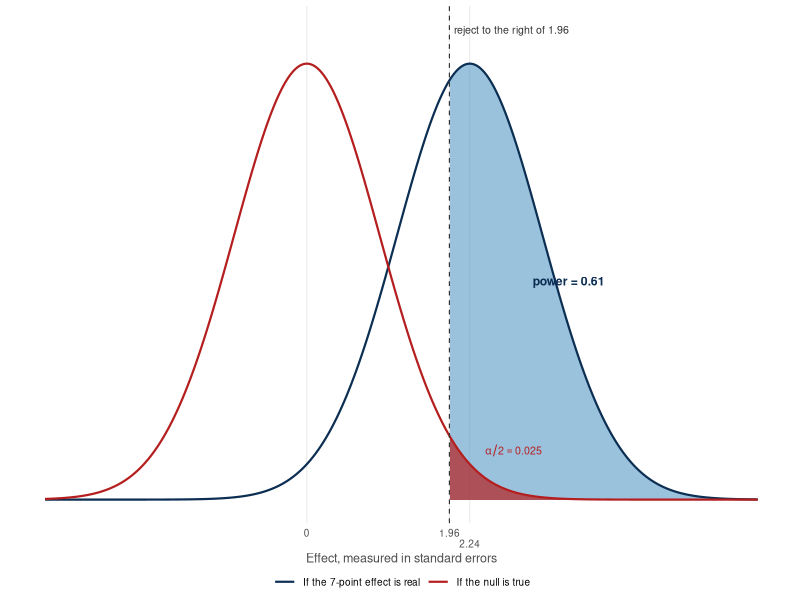
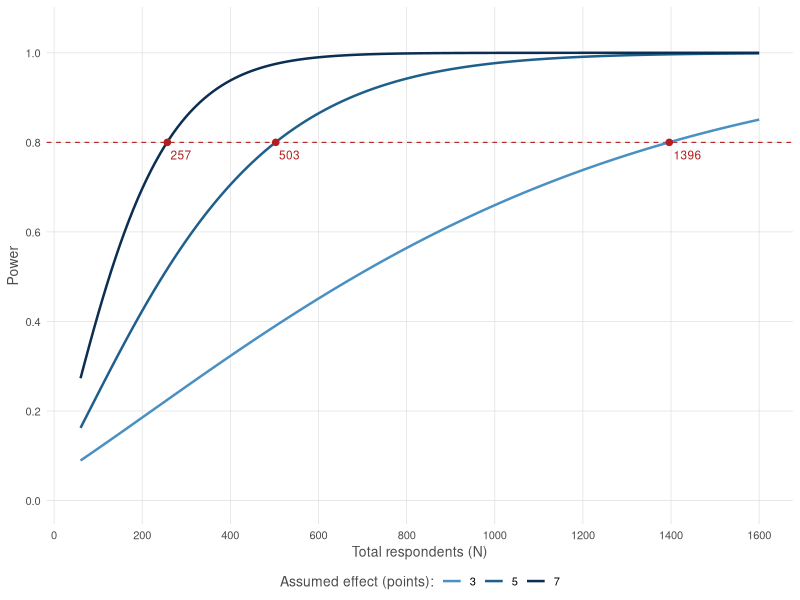
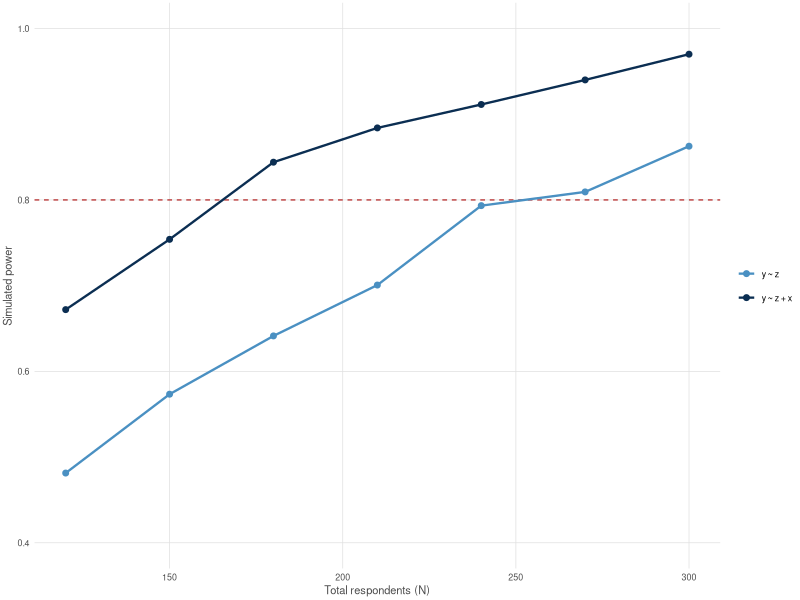

Write the R code that produced these figures, in order.
# =============================================================================
# Statistical Power --- workshop code (R)
# Yale Library | StatLab
#
# Every code block from presentation/R/statistical-power-r.qmd, in slide order.
# Runnable top to bottom:  Rscript scripts/power-analysis.R
# =============================================================================

library(ggplot2)


# -----------------------------------------------------------------------------
# What Power Looks Like
# -----------------------------------------------------------------------------
cv <- qnorm(0.975)
zz <- seq(-3.6, 6.2, length.out = 700)
dd <- rbind(
  data.frame(z = zz, y = dnorm(zz, 0),    curve = "If the null is true"),
  data.frame(z = zz, y = dnorm(zz, 2.24), curve = "If the 7-point effect is real"))

power_picture <- ggplot(dd, aes(z, y)) +
  geom_area(data = subset(dd, curve != "If the null is true" & z >= cv),
            fill = "#4A90C2", alpha = 0.55) +
  geom_area(data = subset(dd, curve == "If the null is true" & z >= cv),
            fill = "#B41E1E", alpha = 0.70) +
  geom_line(aes(colour = curve), linewidth = 0.75) +
  geom_vline(xintercept = cv, colour = "grey20", linewidth = 0.4, linetype = "dashed") +
  annotate("text", x = 3.6, y = 0.20, label = "power = 0.61",
           colour = "#0B2E52", size = 3.1, fontface = "bold") +
  annotate("text", x = 2.45, y = 0.045, label = "alpha/2 == 0.025", parse = TRUE,
           colour = "#B41E1E", size = 2.7, hjust = 0) +
  annotate("text", x = cv, y = 0.43, label = "reject to the right of 1.96",
           colour = "grey20", size = 2.7, hjust = -0.04) +
  scale_colour_manual(values = c("If the null is true" = "#B41E1E",
                                 "If the 7-point effect is real" = "#0B2E52"),
                      name = NULL) +
  # 1.96 and 2.24 nearly collide on the axis; drop the second label a row
  scale_x_continuous(breaks = c(0, cv, 2.24), labels = c("0", "1.96", "\n2.24")) +
  labs(x = "Effect, measured in standard errors", y = NULL) +
  theme_minimal(base_size = 9) +
  theme(panel.grid.minor = element_blank(),
        panel.grid.major.y = element_blank(),
        panel.grid.major.x = element_line(linewidth = 0.25, colour = "grey88"),
        axis.text.y = element_blank(),
        axis.title = element_text(colour = "grey30"),
        legend.position = "bottom", legend.margin = margin(t = -6))

print(power_picture)


# -----------------------------------------------------------------------------
# The Formula, in Code
#
#   power = Phi( |mu_t - mu_c| * sqrt(N) / (2 * sigma)  -  Phi^-1(1 - alpha/2) )
#
#   Phi = pnorm        Phi^-1 = qnorm
# -----------------------------------------------------------------------------
power_calc <- function(mu_t, mu_c, sigma, N, alpha = 0.05) {
  z  <- abs(mu_t - mu_c) * sqrt(N) / (2 * sigma)
  cv <- qnorm(1 - alpha / 2)
  pnorm(z - cv) + pnorm(-z - cv)     # both rejection tails
}

# The running example: 164 respondents, a 7-point effect, sigma = 20.
cat("\n-- running example --\n")
print(power_calc(mu_t = 57, mu_c = 50, sigma = 20, N = 164))   # 0.6107


# -----------------------------------------------------------------------------
# Power Across a Range of N
# -----------------------------------------------------------------------------
grid <- expand.grid(N     = seq(60, 1600, by = 10),
                    delta = c(3, 5, 7))

grid$power <- power_calc(mu_t  = 50 + grid$delta,
                         mu_c  = 50,
                         sigma = 20,
                         N     = grid$N)

cat("\n-- sweep, first rows --\n")
print(head(grid, 3))


# -----------------------------------------------------------------------------
# How Many Respondents Do We Need?
# -----------------------------------------------------------------------------
grid$delta <- factor(grid$delta, levels = c(3, 5, 7))
nstar <- data.frame(delta = factor(c(3, 5, 7), levels = c(3, 5, 7)))
nstar$N <- ceiling((2 * 20 * (qnorm(0.975) + qnorm(0.80)) / c(3, 5, 7))^2)
nstar$power <- 0.80
ramp <- c("3" = "#4A90C2", "5" = "#1F5F8B", "7" = "#0B2E52")

sweep_plot <- ggplot(grid, aes(N, power, colour = delta)) +
  geom_hline(yintercept = 0.80, linetype = "dashed",
             colour = "#B41E1E", linewidth = 0.4) +
  geom_line(linewidth = 0.85) +
  geom_point(data = nstar, size = 1.9, colour = "#B41E1E") +
  geom_text(data = nstar, aes(label = N), vjust = 1.9, hjust = -0.15,
            size = 3, colour = "#B41E1E", show.legend = FALSE) +
  scale_colour_manual(values = ramp, name = "Assumed effect (points):") +
  scale_y_continuous(limits = c(0, 1.05), breaks = seq(0, 1, 0.2)) +
  scale_x_continuous(breaks = seq(0, 1600, 200)) +
  labs(x = "Total respondents (N)", y = "Power") +
  theme_minimal(base_size = 10) +
  theme(panel.grid.minor = element_blank(),
        panel.grid.major = element_line(linewidth = 0.25, colour = "grey88"),
        axis.title = element_text(colour = "grey30"),
        legend.position = "bottom", legend.margin = margin(t = -4),
        legend.key.width = unit(16, "pt"),
        legend.title = element_text(colour = "grey30"))

print(sweep_plot)

cat("\n-- N needed for 80% power, by assumed effect --\n")
print(nstar[, c("delta", "N")])       # 1396, 503, 257


# -----------------------------------------------------------------------------
# Your Turn: Build the Sweep  (peer-mentoring / GPA)
# -----------------------------------------------------------------------------
cat("\n-- exercise: peer mentoring --\n")
grid <- expand.grid(N     = seq(50, 1000, by = 10),
                    delta = c(0.10, 0.15, 0.20))
grid$power <- power_calc(mu_t = 3.05 + grid$delta, mu_c = 3.05,
                         sigma = 0.45, N = grid$N)

for (d in unique(grid$delta)) {
  ok <- grid$N[grid$delta == d & grid$power >= 0.80]
  cat("effect", d, "GPA points -> N =", min(ok), "\n")
}


# -----------------------------------------------------------------------------
# Anatomy of One Simulation
# -----------------------------------------------------------------------------
cat("\n-- three single studies --\n")
set.seed(3)
one_study <- function() {
  z <- sample(rep(0:1, each = 82))             # RANDOMLY assign the message
  y <- rnorm(164, mean = 50 + 7 * z, sd = 20)  # ESTIMAND: the truth is 7
  coef(summary(lm(y ~ z)))["z", 4]             # ESTIMATOR: what you run
}

print(c(study_1 = one_study(), study_2 = one_study(), study_3 = one_study()))


# -----------------------------------------------------------------------------
# Building a Monte Carlo simulation for Power
# -----------------------------------------------------------------------------
sim_power <- function(N, tau, sigma, S = 2000) {
  mean(replicate(S, {
    z <- sample(rep(0:1, length.out = N))
    y <- rnorm(N, 50 + tau * z, sigma)  # the ESTIMAND
    coef(summary(lm(y ~ z)))["z", 4]    # the ESTIMATOR
  }) < 0.05)
}

cat("\n-- simulation vs closed form --\n")
set.seed(11)
print(c(simulation = sim_power(164, 7, 20),
        formula    = power_calc(57, 50, 20, 164)))


# -----------------------------------------------------------------------------
# Branch 1: Same Estimand, Better Estimator
# -----------------------------------------------------------------------------
sim_cov <- function(adjust, N = 164, S = 2000, tau = 7) {
  mean(replicate(S, {
    z <- sample(rep(0:1, length.out = N)); x <- rnorm(N)  # x = baseline
    y <- 50 + tau * z + 12 * x + rnorm(N, 0, 16) # cor(x, y) = 0.6
    fit <- if (adjust) lm(y ~ z + x) else lm(y ~ z)
    coef(summary(fit))["z", 4]
  }) < 0.05)
}

cat("\n-- precision covariate --\n")
set.seed(11)
print(c(unadjusted = sim_cov(FALSE), adjusted = sim_cov(TRUE)))


# -----------------------------------------------------------------------------
# The Smallest Effect the Regression Can See
# -----------------------------------------------------------------------------
cat("\n-- MDE by simulation, N = 164, adjusted estimator --\n")
set.seed(5)
taus <- 5:9                                    # candidate effects, in points
pw   <- sapply(taus, function(t) sim_cov(TRUE, S = 1000, tau = t))

mde <- function(p, tau, S = 1000, target = 0.80) {   # fit, then invert
  b <- coef(glm(cbind(round(p*S), S - round(p*S)) ~ log(tau), binomial))
  exp((qlogis(target) - b[[1]]) / b[[2]])
}
print(c(setNames(round(pw, 2), taus), MDE = round(mde(pw, taus), 2)))


# -----------------------------------------------------------------------------
# What If x Is a Confounder Instead?
# -----------------------------------------------------------------------------
cat("\n-- x as confounder (z NOT randomized) --\n")
set.seed(3)
sim_obs <- function(adjust, N = 164, S = 2000) {
  out <- replicate(S, {
    x <- rnorm(N); z <- rbinom(N, 1, plogis(1.2 * x))  # z DEPENDS on x
    y <- 50 + 7 * z + 12 * x + rnorm(N, 0, 16)         # truth is still 7
    fit <- if (adjust) lm(y ~ z + x) else lm(y ~ z)
    c(coef(fit)["z"], coef(summary(fit))["z", 4]) })
  c(estimate = mean(out[1, ]), rejection = mean(out[2, ] < 0.05)) }

obs <- rbind(`y ~ z` = sim_obs(FALSE), `y ~ z + x` = sim_obs(TRUE))
print(obs)
# The unadjusted model rejects ~100% of the time, but that is NOT power:
# its estimate is centred far above the true 7.


# -----------------------------------------------------------------------------
# Branch 2: Same Study, Different Estimand
# -----------------------------------------------------------------------------
cat("\n-- ATE vs interaction --\n")
set.seed(11)
p <- replicate(2000, {
  z <- sample(rep(0:1, each = 82)); g <- rep(0:1, 82)
  y <- rnorm(164, 50 + 4 * z + 6 * z * g + 2 * g, 20)
  c(ate = coef(summary(lm(y ~ z)))["z", 4],
    int = coef(summary(lm(y ~ z * g)))["z:g", 4])
})
print(rowMeans(p < 0.05))


# -----------------------------------------------------------------------------
# Your Turn: A Scaffold   (template --- fill in and un-comment)
# -----------------------------------------------------------------------------
# one_study <- function(N) {
#   z <- sample(rep(0:1, length.out = N))  # 1. ASSIGN: randomize treatment
#
#   y <- rnorm(N, mean = ???, sd = ???)    # 2. GENERATE: your ESTIMAND
#
#   coef(summary(lm(y ~ z)))["z", 4]       # 3. ANALYSE: your ESTIMATOR
# }
#
# power_for <- function(N, S = 1000) mean(replicate(S, one_study(N)) < 0.05)
#
# sapply(seq(100, 600, by = 50), power_for)


# -----------------------------------------------------------------------------
# Appendix: Two Loops, Not One   (outer = designs, inner = draws)
# -----------------------------------------------------------------------------
# grid <- expand.grid(N = seq(120, 300, by = 30),      # OUTER
#                     adjust = c(FALSE, TRUE))
# grid$power <- mapply(function(n, a) sim_cov(a, n),   # INNER runs inside
#                      grid$N, grid$adjust)


# -----------------------------------------------------------------------------
# Appendix: Sweeping the Simulation
# -----------------------------------------------------------------------------
cat("\n-- simulated power across N --\n")
set.seed(4); Ns <- seq(120, 300, by = 30)
sweep_sim <- data.frame(N = Ns,
  unadjusted = sapply(Ns, function(n) sim_cov(FALSE, n, S = 1500)),
  adjusted   = sapply(Ns, function(n) sim_cov(TRUE,  n, S = 1500)))
print(sweep_sim)


# -----------------------------------------------------------------------------
# Appendix: Finding the Cutoff by Simulation
# -----------------------------------------------------------------------------
long <- data.frame(
  N         = rep(sweep_sim$N, 2),
  power     = c(sweep_sim$unadjusted, sweep_sim$adjusted),
  estimator = rep(c("y ~ z", "y ~ z + x"), each = nrow(sweep_sim)))

sim_plot <- ggplot(long, aes(N, power, colour = estimator)) +
  geom_hline(yintercept = 0.80, linetype = "dashed", colour = "#B41E1E",
             linewidth = 0.4) +
  geom_line(linewidth = 0.8) + geom_point(size = 1.7) +
  scale_colour_manual(values = c("y ~ z" = "#4A90C2", "y ~ z + x" = "#0B2E52"),
                      name = NULL) +
  scale_y_continuous(limits = c(0.4, 1), breaks = seq(0.4, 1, 0.2)) +
  labs(x = "Total respondents (N)", y = "Simulated power") +
  theme_minimal(base_size = 8) +
  theme(panel.grid.minor = element_blank(),
        panel.grid.major = element_line(linewidth = 0.25, colour = "grey88"),
        axis.title = element_text(colour = "grey30"),
        legend.position = "right", legend.key.width = unit(14, "pt"),
        plot.margin = margin(2, 2, 2, 2))

print(sim_plot)

# Do NOT run approx() straight over simulated power: noise makes the curve
# non-monotone, and approx() warns rather than errors. Fit a curve and invert.
cutoff <- function(p, N, S = 1500, target = 0.80) {   # fit, then invert
  b <- coef(glm(cbind(round(p*S), S - round(p*S)) ~ log(N), binomial))
  exp((qlogis(target) - b[1]) / b[2])
}

cat("\n-- N at 80% power, read off the simulation --\n")
print(round(c(adjusted   = cutoff(sweep_sim$adjusted,   sweep_sim$N),
              unadjusted = cutoff(sweep_sim$unadjusted, sweep_sim$N))))


# -----------------------------------------------------------------------------
# Appendix: Clustering in Simulation
# -----------------------------------------------------------------------------
cat("\n-- clustered assignment, analysed two ways --\n")
set.seed(7)
n_clus <- 12; m <- 25                  # 300 students in 12 classrooms
sb <- 0.45 * sqrt(0.15); sw <- 0.45 * sqrt(0.85)
p <- replicate(1500, {
  zc <- sample(rep(0:1, each = n_clus / 2))  # assign CLASSROOMS, not students
  u  <- rnorm(n_clus, 0, sb)           # classroom-level shock
  y  <- rnorm(n_clus * m, rep(3.05 + 0.15 * zc + u, each = m), sw)
  id <- rep(1:n_clus, each = m)
  c(as_individuals = t.test(y ~ rep(zc, each = m))$p.value,
    as_clusters    = t.test(tapply(y, id, mean) ~ zc)$p.value)
})
print(rowMeans(p < 0.05))
